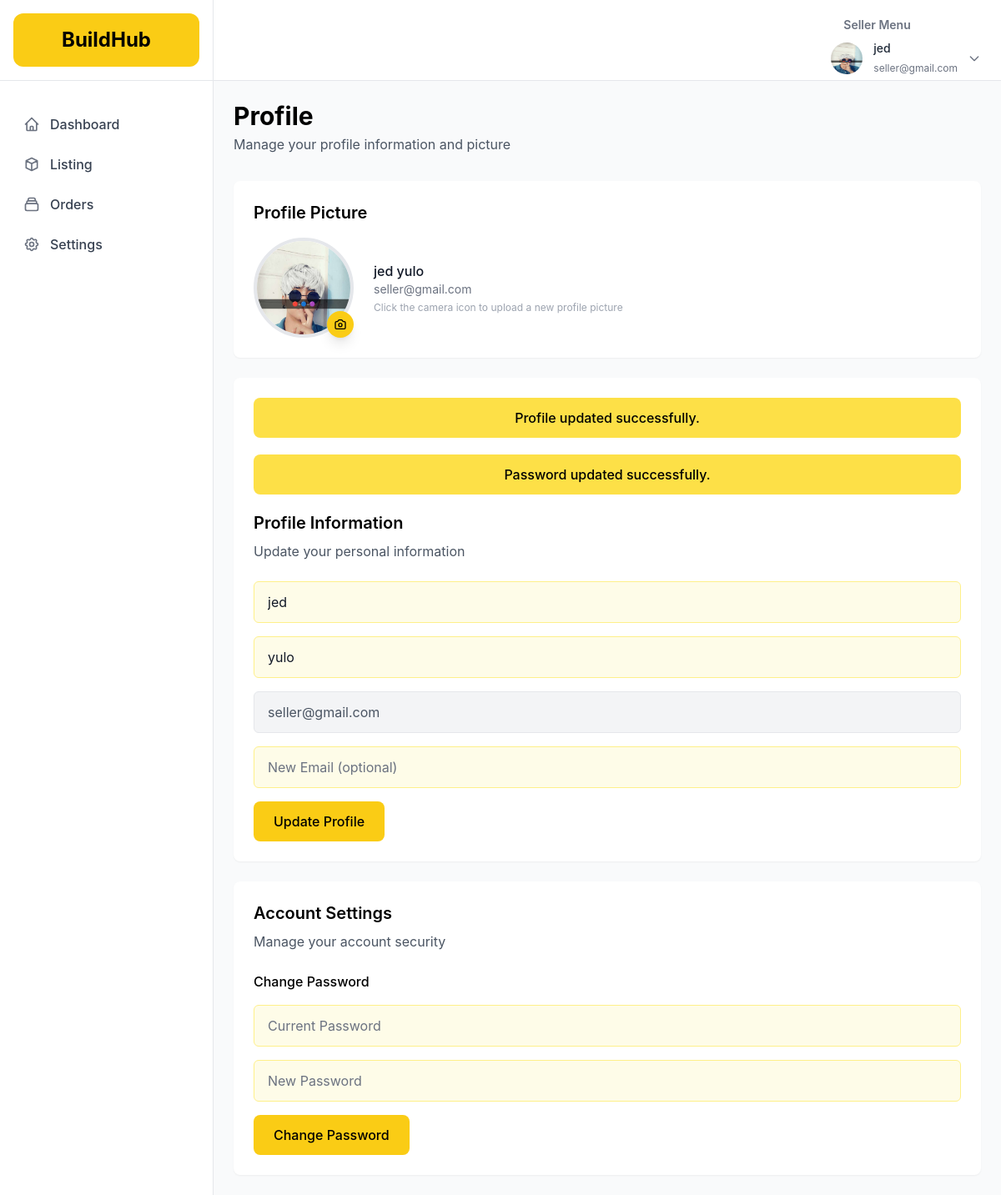
Screenshot of /Buildhub/admin/profile.php (signed in) with the database file from the repository.
### tables this page shows
CREATE TABLE `users` (
  `id` int(11) UNSIGNED NOT NULL,
  `fname` varchar(255) NOT NULL,
  `lname` varchar(2255) NOT NULL,
  `email` varchar(255) NOT NULL,
  `profile_picture` varchar(255) DEFAULT NULL,
  `password` varchar(255) DEFAULT NULL,
  `role` enum('buyer','seller','admin') NOT NULL
);

### Buildhub/admin/profile.php (the view, shortened to what this page needs)
<?php
$conn = mysqli_connect("localhost","root","","user_db");
$sellerId = (int)($_SESSION['user_id'] ?? 0);
function h($v){ return htmlspecialchars((string)($v ?? ""), ENT_QUOTES, 'UTF-8'); }
$userData = null;
if ($conn && $sellerId > 0) {
  $sql = "SELECT fname, lname, email, profile_picture FROM users WHERE id = ? LIMIT 1";
  if ($stmt = mysqli_prepare($conn, $sql)) {
    mysqli_stmt_bind_param($stmt, 'i', $sellerId);
    mysqli_stmt_execute($stmt);
    $result = mysqli_stmt_get_result($stmt);
    $userData = $result->fetch_assoc();
  }
}
$profilePicture = $userData['profile_picture'] ?? null;
$profilePicturePath = $profilePicture
  ? "../images/profiles/" . $profilePicture
  : "../images/default-icon.png";
?>
<!DOCTYPE html>
<html lang="en">
<head>
    <script src="https://cdn.tailwindcss.com"></script>
</head>
<body class="bg-gray-50 overflow-y-auto">
    <div class="flex flex-col h-screen">
        <?php include '../nav/topbar_seller.php'; ?>
        <div class="flex flex-1">
            <?php include '../nav/sidebar_seller.php'; ?>
            <main class="ml-16 md:ml-64 p-6 flex-1 overflow-y-auto">
                <div class="mb-8">
                    <h1 class="text-3xl font-bold text-black">Profile</h1>
                    <p class="text-gray-600 mt-1">Manage your profile information and picture</p>
                </div>
                <div class="bg-white rounded-lg shadow-sm p-6 mb-6">
                    <h2 class="text-xl font-semibold text-black mb-4">Profile Picture</h2>
                    <div class="flex items-center space-x-6">
                        <div class="relative">
                            <?php if ($profilePicturePath && file_exists($profilePicturePath)): ?>
                                <img src="<?php echo h($profilePicturePath); ?>"
                                     alt="Profile Picture"
                                     class="profile-picture rounded-full border-4 border-gray-200">
                            <?php endif; ?>
                            <form id="profilePictureForm" method="POST" action="update_profile.php" enctype="multipart/form-data" class="absolute bottom-0 right-0">
                                <button type="button"
                                        onclick="document.getElementById('profilePictureInput').click()"
                                        class="bg-yellow-400 text-black p-2 rounded-full hover:bg-yellow-500 transition-colors duration-200 shadow-lg">
                                </button>
                            </form>
                        </div>
                        <div>
                            <h3 class="font-medium text-gray-900"><?php echo h(($userData['fname'] ?? '') . ' ' . ($userData['lname'] ?? '')); ?></h3>
                            <p class="text-sm text-gray-500"><?php echo h($userData['email'] ?? ''); ?></p>
                            <p class="text-xs text-gray-400 mt-1">Click the camera icon to upload a new profile picture</p>
                        </div>
                    </div>
                </div>
                <form method="POST" action="update_profile.php" class="bg-white rounded-lg shadow-sm p-6 mb-6">
                    <?php if (isset($_SESSION['profile_success']) || isset($_SESSION['profile_error'])): ?>
                        <div class="w-full bg-yellow-300 text-black font-medium p-3 mb-5 rounded-lg text-center">
                            <?php
                                if (isset($_SESSION['profile_success'])) { echo h($_SESSION['profile_success']); unset($_SESSION['profile_success']); }
                                elseif (isset($_SESSION['profile_error'])) { echo h($_SESSION['profile_error']); unset($_SESSION['profile_error']); }
                            ?>
                        </div>
                    <?php endif; ?>
                            <?php if (isset($_SESSION['password_success']) || isset($_SESSION['password_error'])): ?>
                        <div class="w-full bg-yellow-300 text-black font-medium p-3 mb-5 rounded-lg text-center">
                            <?php
                                if (isset($_SESSION['password_success'])) { echo h($_SESSION['password_success']); unset($_SESSION['password_success']); }
                                elseif (isset($_SESSION['password_error'])) { echo h($_SESSION['password_error']); unset($_SESSION['password_error']); }
                            ?>
                        </div>
                    <?php endif; ?>
                    <h2 class="text-xl font-semibold text-black mb-2">Profile Information</h2>
                    <p class="text-gray-600 mb-6">Update your personal information</p>
                    <div class="space-y-4">
                        <input type="text"
                               name="fname"
                               placeholder="First Name"
                               value="<?php echo h($userData['fname'] ?? ''); ?>"
                               class="w-full px-4 py-3 bg-yellow-50 border border-yellow-200 rounded-md text-gray-900 placeholder-gray-500 focus:outline-none focus:ring-2 focus:ring-yellow-500 focus:border-transparent">
                        <input type="text"
                               name="lname"
                               placeholder="Last Name"
                               value="<?php echo h($userData['lname'] ?? ''); ?>"
                               class="w-full px-4 py-3 bg-yellow-50 border border-yellow-200 rounded-md text-gray-900 placeholder-gray-500 focus:outline-none focus:ring-2 focus:ring-yellow-500 focus:border-transparent">
                        <input type="email"
                               name="current_email"
                               placeholder="Current Email"
                               value="<?php echo h($userData['email'] ?? ''); ?>"
                               readonly
                               class="w-full px-4 py-3 bg-gray-100 border border-gray-200 rounded-md text-gray-600">
                        <input type="email"
                               name="new_email"
                               placeholder="New Email (optional)"
                               class="w-full px-4 py-3 bg-yellow-50 border border-yellow-200 rounded-md text-gray-900 placeholder-gray-500 focus:outline-none focus:ring-2 focus:ring-yellow-500 focus:border-transparent">
                        <button type="submit"
                                name="update_profile"
                                class="bg-yellow-400 text-black px-6 py-3 rounded-lg font-medium hover:bg-yellow-300 transition-colors duration-200">
                            Update Profile
                        </button>
                    </div>
                </form>
                <form id="pwForm" method="POST" action="update_profile.php" autocomplete="off" class="bg-white rounded-lg shadow-sm p-6">
                    <h2 class="text-xl font-semibold text-black mb-2">Account Settings</h2>
                    <p class="text-gray-600 mb-6">Manage your account security</p>
                    <div class="space-y-4">
                        <h3 class="font-medium text-black">Change Password</h3>
                        <input
                            data-sync="current_password"
                            type="password"
                            placeholder="Current Password"
                            autocomplete="off"
                            readonly
                            class="w-full px-4 py-3 bg-yellow-50 border border-yellow-200 rounded-md text-gray-900 placeholder-gray-500 focus:outline-none focus:ring-2 focus:ring-yellow-500 focus:border-transparent"
                        >
                        <input
                            data-sync="new_password"
                            type="password"
                            placeholder="New Password"
                            autocomplete="off"
                            readonly
                            class="w-full px-4 py-3 bg-yellow-50 border border-yellow-200 rounded-md text-gray-900 placeholder-gray-500 focus:outline-none focus:ring-2 focus:ring-yellow-500 focus:border-transparent"
                        >
                        <button type="submit"
                                class="bg-yellow-400 text-black px-6 py-3 rounded-lg font-medium hover:bg-yellow-300 transition-colors duration-200">
                            Change Password
                        </button>
                    </div>
                </form>
            </main>
        </div>
    </div>
</body>
</html>

### Buildhub/nav/topbar_seller.php (shortened to what this page needs)
<div class="top-0 z-[10] bg-white border-b border-gray-200 px-6 py-1 flex justify-end items-center transition-all duration-300 lg:ml-640">
  <div class="relative">
      <h1 class="text-gray-500 text-xs md:text-sm font-semibold px-4 mt-4 mb-2 hidden md:block">Seller Menu</h1>
    <button id="profileButton" class="flex items-center space-x-3 focus:outline-none">
      <img src="<?= htmlspecialchars($profilePicturePath) ?>" alt="user-image" class="w-10 h-10 rounded-full border border-white" />
      <div class="hidden md:block text-left">
        <h4 class="text-sm font-medium text-gray-800"><?= htmlspecialchars($_SESSION['fname'] ?? 'User') ?></h4>
        <span class="text-xs text-gray-500"><?= htmlspecialchars($_SESSION['email'] ?? '') ?></span>
      </div>
      <svg xmlns="http://www.w3.org/2000/svg" class="h-4 w-4 text-gray-500 ml-1" fill="none" viewBox="0 0 24 24" stroke="currentColor">
        <path stroke-linecap="round" stroke-linejoin="round" stroke-width="2" d="M19 9l-7 7-7-7" />
      </svg>
    </button>
  </div>
</div>

### Buildhub/admin/profile.php (style rules this page uses)
body { font-family: 'Inter', sans-serif; }
.profile-picture { width: 120px; height: 120px; object-fit: cover; }

### rows the page displays
users: profile_picture (picture), fname+lname "jed yulo", email "seller@gmail.com", fname "jed", lname "yulo", current_email "seller@gmail.com"

### other values shown
$_SESSION['fname'] "jed"
$_SESSION['email'] "seller@gmail.com"
$_SESSION['profile_success'] "Profile updated successfully."
$_SESSION['password_success'] "Password updated successfully."
